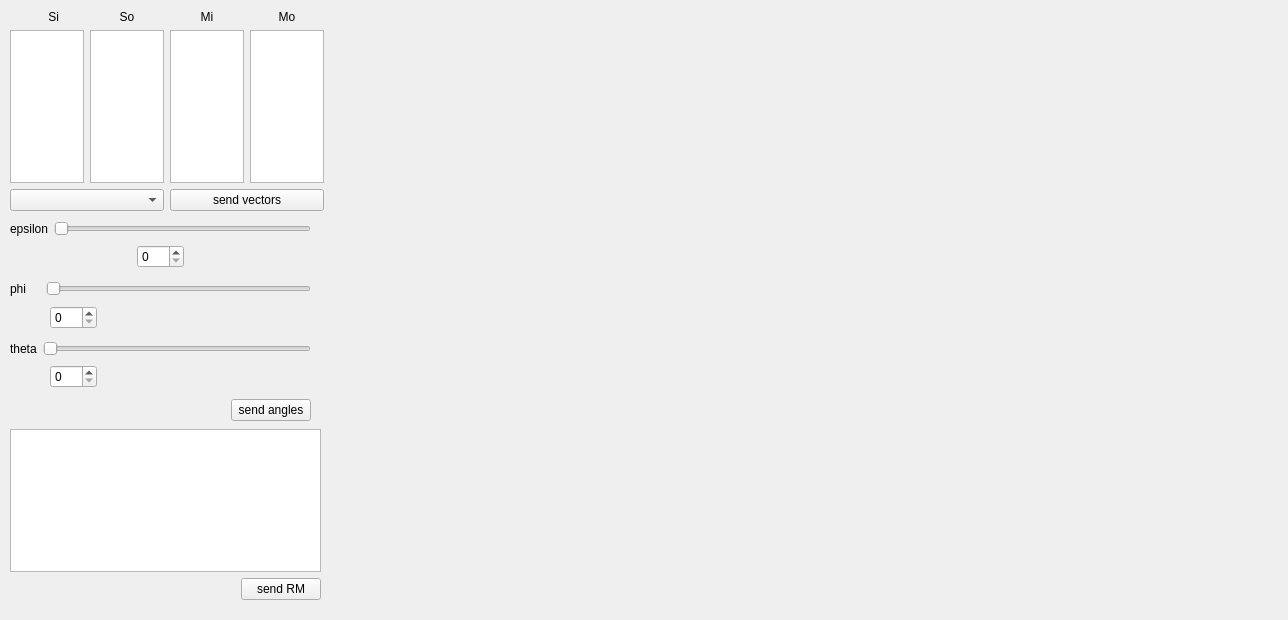
     <widget class="QWidget" name="tab">
      <attribute name="title">
       <string>3D visualization</string>
      </attribute>
      <widget class="MyGLWidget" name="widget" native="true">
       <property name="geometry">
        <rect>
         <x>329</x>
         <y>9</y>
         <width>950</width>
         <height>602</height>
        </rect>
       </property>
       <property name="minimumSize">
        <size>
         <width>0</width>
         <height>0</height>
        </size>
       </property>
      </widget>
      <widget class="QWidget" name="layoutWidget">
       <property name="geometry">
        <rect>
         <x>10</x>
         <y>429</y>
         <width>311</width>
         <height>171</height>
        </rect>
       </property>
       <layout class="QVBoxLayout" name="verticalLayout_10">
        <item>
         <widget class="QTableWidget" name="tableWidget_2"/>
        </item>
        <item>
         <layout class="QHBoxLayout" name="horizontalLayout_10">
          <item>
           <spacer name="horizontalSpacer_9">
            <property name="orientation">
             <enum>Qt::Horizontal</enum>
            </property>
            <property name="sizeHint" stdset="0">
             <size>
              <width>118</width>
              <height>20</height>
             </size>
            </property>
           </spacer>
          </item>
          <item>
           <widget class="QPushButton" name="pushButton_5">
            <property name="text">
             <string>send RM</string>
            </property>
           </widget>
          </item>
         </layout>
        </item>
       </layout>
      </widget>
      <widget class="QWidget" name="layoutWidget">
       <property name="geometry">
        <rect>
         <x>10</x>
         <y>398</y>
         <width>301</width>
         <height>25</height>
        </rect>
       </property>
       <layout class="QHBoxLayout" name="horizontalLayout_9">
        <item>
         <spacer name="horizontalSpacer_8">
          <property name="orientation">
           <enum>Qt::Horizontal</enum>
          </property>
          <property name="sizeHint" stdset="0">
           <size>
            <width>138</width>
            <height>20</height>
           </size>
          </property>
         </spacer>
        </item>
        <item>
         <widget class="QPushButton" name="pushButton_3">
          <property name="text">
           <string>send angles</string>
          </property>
         </widget>
        </item>
       </layout>
      </widget>
      <widget class="QWidget" name="layoutWidget">
       <property name="geometry">
        <rect>
         <x>10</x>
         <y>338</y>
         <width>301</width>
         <height>54</height>
        </rect>
       </property>
       <layout class="QVBoxLayout" name="verticalLayout_9">
        <item>
         <layout class="QHBoxLayout" name="horizontalLayout_7">
          <item>
           <widget class="QLabel" name="label_6">
            <property name="text">
             <string>theta</string>
            </property>
           </widget>
          </item>
          <item>
           <widget class="QSlider" name="horizontalSlider_3">
            <property name="maximum">
             <number>180</number>
            </property>
            <property name="orientation">
             <enum>Qt::Horizontal</enum>
            </property>
           </widget>
          </item>
         </layout>
        </item>
        <item>
         <layout class="QHBoxLayout" name="horizontalLayout_8">
          <item>
           <spacer name="horizontalSpacer_6">
            <property name="orientation">
             <enum>Qt::Horizontal</enum>
            </property>
            <property name="sizeType">
             <enum>QSizePolicy::Maximum</enum>
            </property>
            <property name="sizeHint" stdset="0">
             <size>
              <width>40</width>
              <height>20</height>
             </size>
            </property>
           </spacer>
          </item>
          <item>
           <widget class="QSpinBox" name="spinBox_4">
            <property name="maximum">
             <number>180</number>
            </property>
           </widget>
          </item>
          <item>
           <spacer name="horizontalSpacer_7">
            <property name="orientation">
             <enum>Qt::Horizontal</enum>
            </property>
            <property name="sizeHint" stdset="0">
             <size>
              <width>138</width>
              <height>20</height>
             </size>
            </property>
           </spacer>
          </item>
         </layout>
        </item>
       </layout>
      </widget>
      <widget class="QWidget" name="layoutWidget">
       <property name="geometry">
        <rect>
         <x>10</x>
         <y>278</y>
         <width>301</width>
         <height>54</height>
        </rect>
       </property>
       <layout class="QVBoxLayout" name="verticalLayout_8">
        <item>
         <layout class="QHBoxLayout" name="horizontalLayout_4">
          <item>
           <widget class="QLabel" name="label_5">
            <property name="sizePolicy">
             <sizepolicy hsizetype="Maximum" vsizetype="Preferred">
              <horstretch>0</horstretch>
              <verstretch>0</verstretch>
             </sizepolicy>
            </property>
            <property name="text">
             <string>phi</string>
            </property>
           </widget>
          </item>
          <item>
           <spacer name="horizontalSpacer_5">
            <property name="orientation">
             <enum>Qt::Horizontal</enum>
            </property>
            <property name="sizeType">
             <enum>QSizePolicy::Maximum</enum>
            </property>
            <property name="sizeHint" stdset="0">
             <size>
              <width>14</width>
              <height>20</height>
             </size>
            </property>
           </spacer>
          </item>
          <item>
           <widget class="QSlider" name="horizontalSlider_2">
            <property name="maximum">
             <number>180</number>
            </property>
            <property name="orientation">
             <enum>Qt::Horizontal</enum>
            </property>
           </widget>
          </item>
         </layout>
        </item>
        <item>
         <layout class="QHBoxLayout" name="horizontalLayout_6">
          <item>
           <spacer name="horizontalSpacer_3">
            <property name="orientation">
             <enum>Qt::Horizontal</enum>
            </property>
            <property name="sizeType">
             <enum>QSizePolicy::Maximum</enum>
            </property>
            <property name="sizeHint" stdset="0">
             <size>
              <width>40</width>
              <height>20</height>
             </size>
            </property>
           </spacer>
          </item>
          <item>
           <widget class="QSpinBox" name="spinBox_3">
            <property name="maximum">
             <number>180</number>
            </property>
           </widget>
          </item>
          <item>
           <spacer name="horizontalSpacer_4">
            <property name="orientation">
             <enum>Qt::Horizontal</enum>
            </property>
            <property name="sizeHint" stdset="0">
             <size>
              <width>40</width>
              <height>20</height>
             </size>
            </property>
           </spacer>
          </item>
         </layout>
        </item>
       </layout>
      </widget>
      <widget class="QWidget" name="layoutWidget">
       <property name="geometry">
        <rect>
         <x>10</x>
         <y>218</y>
         <width>301</width>
         <height>54</height>
        </rect>
       </property>
       <layout class="QVBoxLayout" name="verticalLayout_7">
        <item>
         <layout class="QHBoxLayout" name="horizontalLayout_2">
          <item>
           <widget class="QLabel" name="label_4">
            <property name="text">
             <string>epsilon</string>
            </property>
           </widget>
          </item>
          <item>
           <widget class="QSlider" name="horizontalSlider">
            <property name="maximum">
             <number>180</number>
            </property>
            <property name="orientation">
             <enum>Qt::Horizontal</enum>
            </property>
           </widget>
          </item>
         </layout>
        </item>
        <item>
         <layout class="QHBoxLayout" name="horizontalLayout_3">
          <item>
           <spacer name="horizontalSpacer_2">
            <property name="orientation">
             <enum>Qt::Horizontal</enum>
            </property>
            <property name="sizeType">
             <enum>QSizePolicy::Maximum</enum>
            </property>
            <property name="sizeHint" stdset="0">
             <size>
              <width>40</width>
              <height>20</height>
             </size>
            </property>
           </spacer>
          </item>
          <item>
           <widget class="QSpinBox" name="spinBox_2">
            <property name="sizePolicy">
             <sizepolicy hsizetype="Maximum" vsizetype="Fixed">
              <horstretch>0</horstretch>
              <verstretch>0</verstretch>
             </sizepolicy>
            </property>
            <property name="maximum">
             <number>180</number>
            </property>
           </widget>
          </item>
          <item>
           <spacer name="horizontalSpacer">
            <property name="orientation">
             <enum>Qt::Horizontal</enum>
            </property>
            <property name="sizeType">
             <enum>QSizePolicy::Minimum</enum>
            </property>
            <property name="sizeHint" stdset="0">
             <size>
              <width>40</width>
              <height>20</height>
             </size>
            </property>
           </spacer>
          </item>
         </layout>
        </item>
       </layout>
      </widget>
      <widget class="QWidget" name="layoutWidget">
       <property name="geometry">
        <rect>
         <x>10</x>
         <y>10</y>
         <width>314</width>
         <height>201</height>
        </rect>
       </property>
       <layout class="QVBoxLayout" name="verticalLayout_2">
        <item>
         <layout class="QHBoxLayout" name="horizontalLayout_11">
          <item>
           <layout class="QVBoxLayout" name="verticalLayout_3">
            <item>
             <widget class="QLabel" name="label_23">
              <property name="text">
               <string>    Si</string>
              </property>
              <property name="alignment">
               <set>Qt::AlignCenter</set>
              </property>
             </widget>
            </item>
            <item>
             <widget class="QTableWidget" name="tableWidget_3"/>
            </item>
           </layout>
          </item>
          <item>
           <layout class="QVBoxLayout" name="verticalLayout_4">
            <item>
             <widget class="QLabel" name="label_24">
              <property name="text">
               <string>So</string>
              </property>
              <property name="alignment">
               <set>Qt::AlignCenter</set>
              </property>
             </widget>
            </item>
            <item>
             <widget class="QTableWidget" name="tableWidget_4"/>
            </item>
           </layout>
          </item>
          <item>
           <layout class="QVBoxLayout" name="verticalLayout_5">
            <item>
             <widget class="QLabel" name="label_25">
              <property name="text">
               <string>Mi</string>
              </property>
              <property name="alignment">
               <set>Qt::AlignCenter</set>
              </property>
             </widget>
            </item>
            <item>
             <widget class="QTableWidget" name="tableWidget_5"/>
            </item>
           </layout>
          </item>
          <item>
           <layout class="QVBoxLayout" name="verticalLayout_6">
            <item>
             <widget class="QLabel" name="label_26">
              <property name="text">
               <string>Mo</string>
              </property>
              <property name="alignment">
               <set>Qt::AlignCenter</set>
              </property>
             </widget>
            </item>
            <item>
             <widget class="QTableWidget" name="tableWidget_6"/>
            </item>
           </layout>
          </item>
         </layout>
        </item>
        <item>
         <layout class="QHBoxLayout" name="horizontalLayout">
          <item>
           <widget class="QComboBox" name="comboBox_3"/>
          </item>
          <item>
           <widget class="QPushButton" name="pushButton_4">
            <property name="text">
             <string>send vectors</string>
            </property>
           </widget>
          </item>
         </layout>
        </item>
       </layout>
      </widget>
     </widget>
